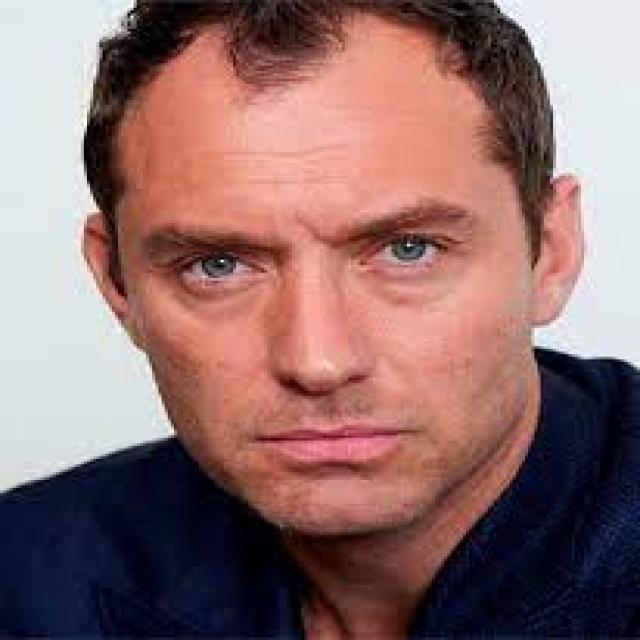
#> input picture image_221.jpg, 640 x 640 px, given in place of the camera
$ python live_face_anonymizer.py
#> lines starting #> are read from the running program, lines starting #| are printed output that depends on the picture
# Code to blur the detected face

import cv2

# Load the pre-trained face detection Haar Cascade classifier
face_cascade = cv2.CascadeClassifier(cv2.data.haarcascades + "haarcascade_frontalface_default.xml")

# Open the webcam
cap = cv2.VideoCapture(0)

while True:
    ret, frame = cap.read()
#> frame is the input picture: shape (640, 640, 3); mean B, G, R 109, 109.9, 142.9

    if not ret:
        break

    # Convert frame to grayscale for face detection
    gray_frame = cv2.cvtColor(frame, cv2.COLOR_BGR2GRAY)
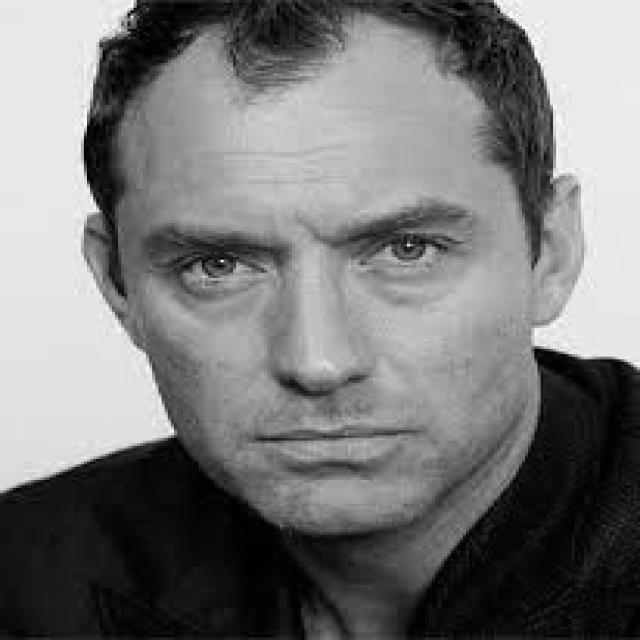
#> gray_frame: shape (640, 640); min 0, max 255, mean 119.7

    # Detect faces in the frame
    faces = face_cascade.detectMultiScale(gray_frame, scaleFactor=1.1, minNeighbors=5, minSize=(30, 30))
#> faces = [[93, 84, 447, 447]]

    for (x, y, w, h) in faces:
        # Extract the region of interest (ROI) for the face
        face_roi = frame[y:y+h, x:x+w]

        # Apply Gaussian blur to the face ROI
        blurred_face = cv2.GaussianBlur(face_roi, (99, 99), 20)

        # Place the blurred face back into the original frame
        frame[y:y+h, x:x+w] = blurred_face
#> this loop made 1 pass
#> pass 1, `face_roi = frame[y:y+h, x:x+w]`:
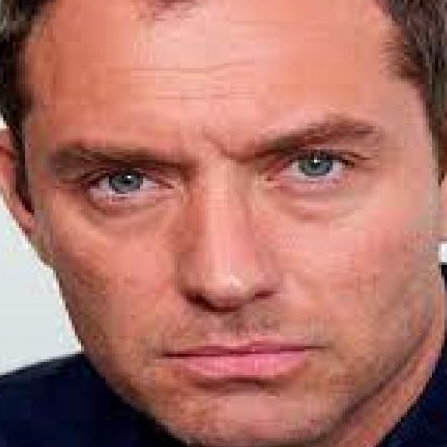
#> face_roi: shape (447, 447, 3); mean B, G, R 103.6, 114.1, 173.1
#> pass 1, `blurred_face = cv2.GaussianBlur(face_roi, (99, 99), 20)`:
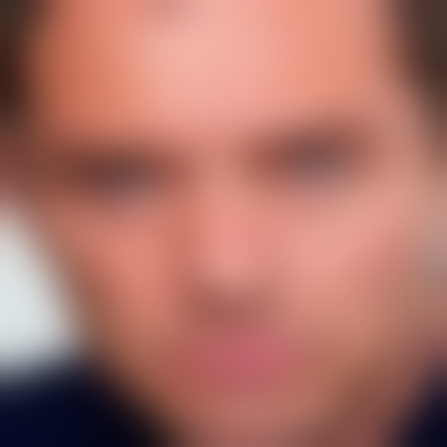
#> blurred_face: shape (447, 447, 3); mean B, G, R 103.7, 114.1, 173.2
#> after the loop:
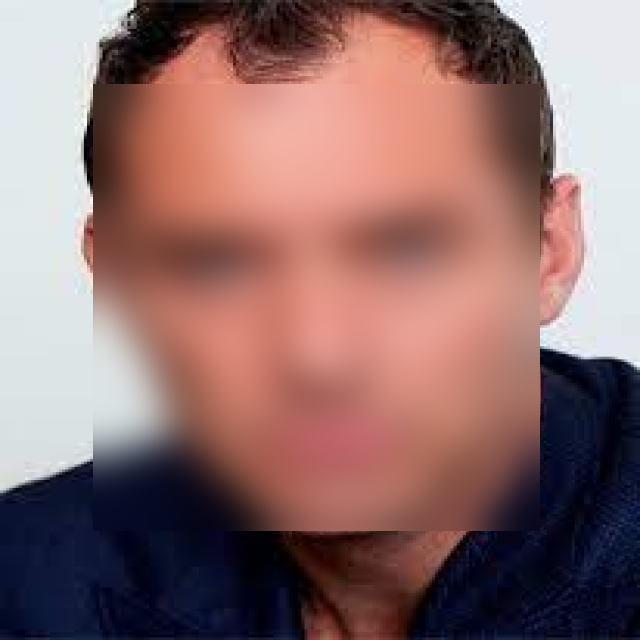
#> frame: shape (640, 640, 3); mean B, G, R 109, 109.9, 142.9

    # Display the result
    cv2.imshow('Blurred Faces', frame)

    # Exit the loop when the ENTER key is pressed
    if cv2.waitKey(1) & 0xFF == ord('q'):
#> (key q is pressed here)
        break

# Release the video capture and close the window

cv2.destroyAllWindows()
cap.release()
